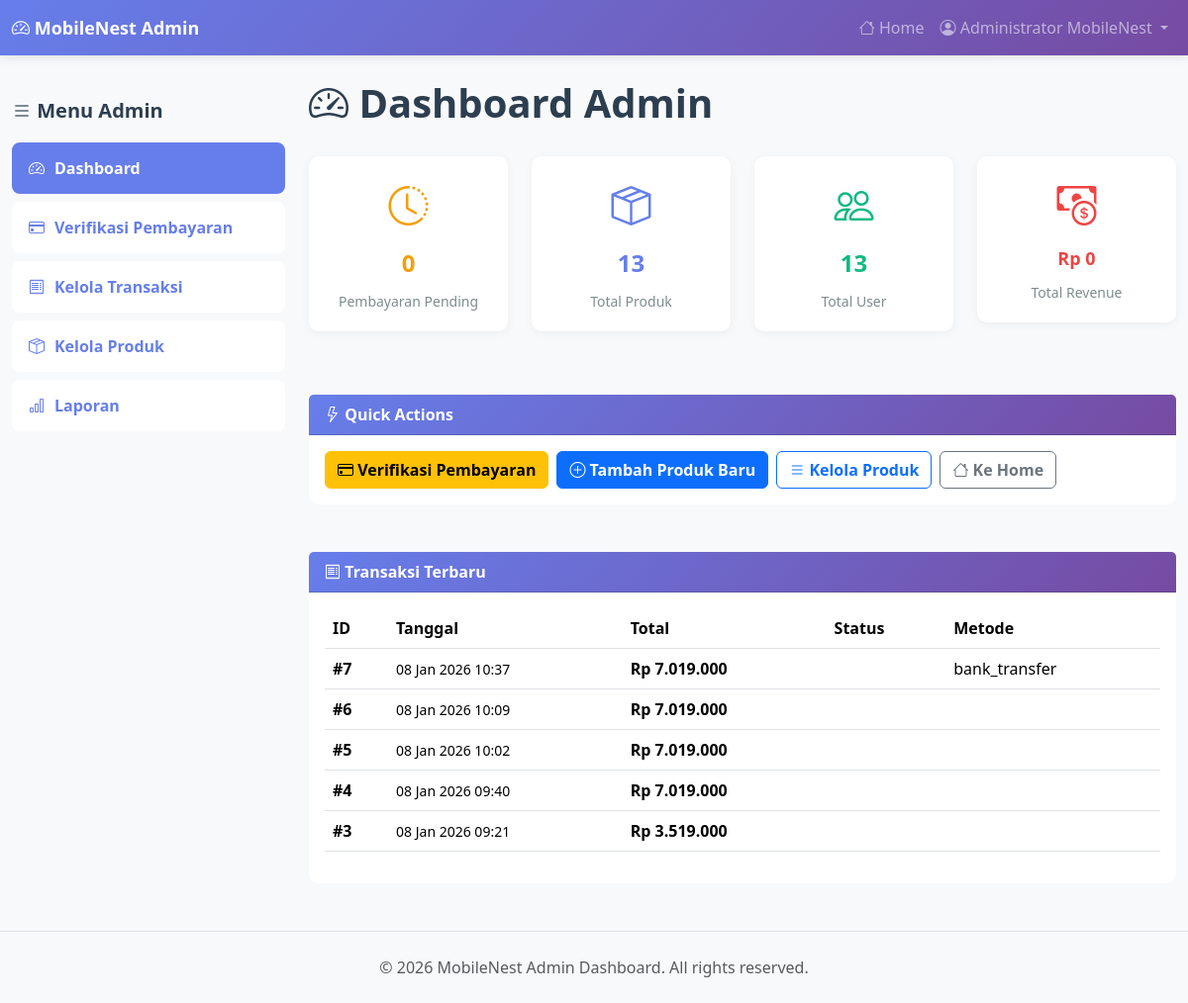
The page /admin/index.php (signed in) on the database its author committed.
### tables this page shows
CREATE TABLE `transaksi` (
  `id_transaksi` int(11) NOT NULL,
  `id_user` int(11) NOT NULL,
  `total_harga` decimal(12,2) NOT NULL,
  `status_pesanan` enum('Menunggu Konfirmasi','Diproses','Dikirim','Selesai','Dibatalkan') DEFAULT 'Menunggu Konfirmasi',
  `metode_pembayaran` varchar(50) DEFAULT NULL,
  `alamat_pengiriman` text DEFAULT NULL,
  `no_resi` varchar(100) DEFAULT NULL,
  `tanggal_transaksi` timestamp NOT NULL DEFAULT current_timestamp(),
  `tanggal_diperbarui` timestamp NOT NULL DEFAULT current_timestamp() ON UPDATE current_timestamp(),
  `kode_transaksi` varchar(50) DEFAULT NULL,
  `catatan_user` text DEFAULT NULL,
  `bukti_pembayaran` varchar(255) DEFAULT NULL,
  `ekspedisi` varchar(100) DEFAULT NULL,
  `no_resi_awal` varchar(100) DEFAULT NULL
);

### admin/index.php (the view, shortened to what this page needs)
<?php
require_once '../config.php';
?>
<!DOCTYPE html>
<html lang="id">
<head>
    <link href="https://cdn.jsdelivr.net/npm/bootstrap@5.3.2/dist/css/bootstrap.min.css" rel="stylesheet">
    <link rel="stylesheet" href="https://cdn.jsdelivr.net/npm/bootstrap-icons@1.11.1/font/bootstrap-icons.css">
</head>
<body>
    <nav class="navbar navbar-expand-lg navbar-dark admin-nav sticky-top">
        <div class="container-fluid">
            <a class="navbar-brand" href="index.php">
                <i class="bi bi-speedometer2"></i> MobileNest Admin
            </a>
            <div class="collapse navbar-collapse" id="adminNav">
                <ul class="navbar-nav ms-auto">
                    <li class="nav-item">
                        <a class="nav-link" href="../index.php"><i class="bi bi-house"></i> Home</a>
                    </li>
                    <li class="nav-item dropdown">
                        <a class="nav-link dropdown-toggle" href="#" id="userDropdown" role="button" data-bs-toggle="dropdown">
                            <i class="bi bi-person-circle"></i> <?php echo htmlspecialchars($_SESSION['admin_name'] ?? 'Admin'); ?>
                        </a>
                    </li>
                </ul>
            </div>
        </div>
    </nav>
    <div class="container-fluid mt-4 mb-5">
        <div class="row">
            <div class="col-lg-3 mb-4">
                <div class="sidebar">
                    <h5 style="font-weight: 700; margin-bottom: 20px; color: #2c3e50;">
                        <i class="bi bi-list"></i> Menu Admin
                    </h5>
                    <div class="d-flex flex-column gap-2">
                        <a href="index.php" class="menu-btn active">
                            <i class="bi bi-speedometer2"></i> Dashboard
                        </a>
                        <a href="verifikasi-pembayaran.php" class="menu-btn">
                            <i class="bi bi-credit-card"></i> Verifikasi Pembayaran
                        </a>
                        <a href="kelola-transaksi.php" class="menu-btn">
                            <i class="bi bi-receipt"></i> Kelola Transaksi
                        </a>
                        <a href="kelola-produk.php" class="menu-btn">
                            <i class="bi bi-box-seam"></i> Kelola Produk
                        </a>
                        <a href="laporan.php" class="menu-btn">
                            <i class="bi bi-bar-chart"></i> Laporan
                        </a>
                    </div>
                </div>
            </div>
            <div class="col-lg-9">
                <h1 style="font-weight: 700; margin-bottom: 30px; color: #2c3e50;">
                    <i class="bi bi-speedometer2"></i> Dashboard Admin
                </h1>
                <div class="row mb-5">
                    <div class="col-md-6 col-lg-3 mb-3">
                        <div class="stat-card">
                            <div class="stat-icon" style="color: #f59e0b;">
                                <i class="bi bi-clock-history"></i>
                            </div>
                            <div class="stat-number" style="color: #f59e0b;">
                                <?php
                                    $pending = mysqli_fetch_assoc(mysqli_query($conn, "SELECT COUNT(*) as total FROM transaksi WHERE status_pesanan = 'Menunggu Verifikasi'"))['total'] ?? 0;
                                    echo $pending;
                                ?>
                            </div>
                            <div class="stat-label">Pembayaran Pending</div>
                        </div>
                    </div>
                    <div class="col-md-6 col-lg-3 mb-3">
                        <div class="stat-card">
                            <div class="stat-icon" style="color: #667eea;">
                                <i class="bi bi-box-seam"></i>
                            </div>
                            <div class="stat-number" style="color: #667eea;">
                                <?php
                                    $total_produk = mysqli_fetch_assoc(mysqli_query($conn, "SELECT COUNT(*) as total FROM produk"))['total'];
                                    echo $total_produk;
                                ?>
                            </div>
                            <div class="stat-label">Total Produk</div>
                        </div>
                    </div>
                    <div class="col-md-6 col-lg-3 mb-3">
                        <div class="stat-card">
                            <div class="stat-icon" style="color: #10b981;">
                                <i class="bi bi-people"></i>
                            </div>
                            <div class="stat-number" style="color: #10b981;">
                                <?php
                                    $total_users = mysqli_fetch_assoc(mysqli_query($conn, "SELECT COUNT(*) as total FROM users"))['total'];
                                    echo $total_users;
                                ?>
                            </div>
                            <div class="stat-label">Total User</div>
                        </div>
                    </div>
                    <div class="col-md-6 col-lg-3 mb-3">
                        <div class="stat-card">
                            <div class="stat-icon" style="color: #ef4444;">
                                <i class="bi bi-cash-coin"></i>
                            </div>
                            <div class="stat-number" style="color: #ef4444; font-size: 18px;">
                                Rp <?php
                                    $total_revenue = mysqli_fetch_assoc(mysqli_query($conn, "SELECT SUM(total_harga) as total FROM transaksi WHERE status_pesanan IN ('Verified', 'Dalam Pengiriman', 'Selesai')"))['total'] ?? 0;
                                    echo number_format($total_revenue, 0, ',', '.');
                                ?>
                            </div>
                            <div class="stat-label">Total Revenue</div>
                        </div>
                    </div>
                </div>
                <div class="card mb-5">
                    <div class="card-header">
                        <i class="bi bi-lightning"></i> Quick Actions
                    </div>
                    <div class="card-body">
                        <div class="d-grid gap-2 d-sm-flex flex-wrap">
                            <a href="verifikasi-pembayaran.php" class="btn btn-warning fw-bold">
                                <i class="bi bi-credit-card"></i> Verifikasi Pembayaran
                            </a>
                            <a href="kelola-produk.php?action=tambah" class="btn btn-primary fw-bold">
                                <i class="bi bi-plus-circle"></i> Tambah Produk Baru
                            </a>
                            <a href="kelola-produk.php" class="btn btn-outline-primary fw-bold">
                                <i class="bi bi-list"></i> Kelola Produk
                            </a>
                            <a href="../index.php" class="btn btn-outline-secondary fw-bold">
                                <i class="bi bi-house"></i> Ke Home
                            </a>
                        </div>
                    </div>
                </div>
                <div class="card">
                    <div class="card-header">
                        <i class="bi bi-receipt"></i> Transaksi Terbaru
                    </div>
                    <div class="card-body">
                        <div class="table-responsive">
                            <table class="table table-hover">
                                <thead style="background: #f9f9f9;">
                                    <tr>
                                        <th>ID</th>
                                        <th>Tanggal</th>
                                        <th>Total</th>
                                        <th>Status</th>
                                        <th>Metode</th>
                                    </tr>
                                </thead>
                                <tbody>
                                    <?php
                                    $sql = "SELECT id_transaksi, tanggal_transaksi, total_harga, status_pesanan, metode_pembayaran FROM transaksi ORDER BY tanggal_transaksi DESC LIMIT 5";
                                    $result = mysqli_query($conn, $sql);
                                    if ($result && mysqli_num_rows($result) > 0) {
                                        while ($row = mysqli_fetch_assoc($result)) {
                                            ?>
                                            <tr>
                                                <td><strong>#<?php echo $row['id_transaksi']; ?></strong></td>
                                                <td><small><?php echo date('d M Y H:i', strtotime($row['tanggal_transaksi'])); ?></small></td>
                                                <td><strong>Rp <?php echo number_format($row['total_harga'], 0, ',', '.'); ?></strong></td>
                                                <td>
                                                </td>
                                                <td><?php echo htmlspecialchars($row['metode_pembayaran']); ?></td>
                                            </tr>
                                            <?php
                                        }
                                    } else {
                                        echo '<tr><td colspan="5" class="text-center text-muted py-3">Belum ada transaksi</td></tr>';
                                    }
                                    ?>
                                </tbody>
                            </table>
                        </div>
                    </div>
                </div>
            </div>
        </div>
    </div>
    <footer class="bg-light border-top py-4 mt-5">
        <div class="container-fluid text-center">
            <p class="mb-0 text-muted">© 2026 MobileNest Admin Dashboard. All rights reserved.</p>
        </div>
    </footer>
</body>
</html>

### admin/index.php (style rules this page uses)
body { background-color: #f8f9fa; }
.admin-nav { background: linear-gradient(135deg, #667eea, #764ba2); box-shadow: 0 2px 10px rgba(0,0,0,0.1); }
.navbar-brand { font-weight: 700; font-size: 18px; }
.sidebar { position: sticky; top: 100px; }
.card { border-radius: 10px; border: none; }
.card-header { background: linear-gradient(135deg, #667eea, #764ba2); color: white; font-weight: 700; }
.stat-card { background: white; border-radius: 10px; padding: 20px; text-align: center; box-shadow: 0 2px 10px rgba(0,0,0,0.05); }
.stat-icon { font-size: 2.5rem; margin-bottom: 10px; }
.stat-number { font-size: 24px; font-weight: 700; margin: 10px 0; }
.stat-label { color: #7f8c8d; font-size: 14px; }
.menu-btn { display: flex; align-items: center; gap: 10px; padding: 12px 15px; border-radius: 8px; border: 2px solid transparent; text-decoration: none; color: #667eea; background: white; font-weight: 600; transition: all 0.3s; }
.menu-btn.active { background: #667eea; color: white; border-color: #667eea; }
.table-responsive { border-radius: 8px; }

### rows shown on the page
transaksi: id_transaksi "7", tanggal_transaksi "08 Jan 2026 10:37", total_harga "7.019.000", metode_pembayaran "bank_transfer"
transaksi: id_transaksi "6", tanggal_transaksi "08 Jan 2026 10:09", total_harga "7.019.000"
transaksi: id_transaksi "5", tanggal_transaksi "08 Jan 2026 10:02", total_harga "7.019.000"
transaksi: id_transaksi "4", tanggal_transaksi "08 Jan 2026 09:40", total_harga "7.019.000"
transaksi: id_transaksi "3", tanggal_transaksi "08 Jan 2026 09:21", total_harga "3.519.000"

### other values the page prints
$_SESSION['admin_name'] "Administrator MobileNest"
$pending "0"
$total_produk "13"
$total_users "13"
$total_revenue "0"
